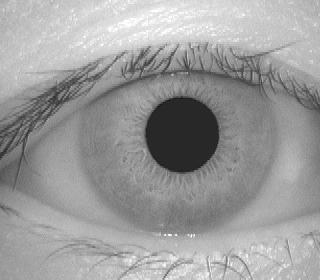
#> input picture CASIA1/1/001_1_1.jpg, 320 x 280 px
$ python -i verifier.py   (imports and definitions only)
#> lines starting #> are read from the running program, lines starting #| are printed output that depends on the picture; after the words box and inside, x2 and y2 are one past the last pixel; in counts of white or black regions, pixels touching at a corner belong together
#> further down, picture is the input picture: shape (280, 320); min 19, max 255, mean 155.9
from flask import Flask, request, jsonify
import cv2
import numpy as np
from skimage.filters import gabor

# [1 line not run here, left out]

# Helper to read and convert uploaded file to grayscale NumPy image
# [6 lines left out: function read_image_file, not called in this run]

# Segment the iris using Hough Circle Transform
def segment_iris(image):
    # Apply a median blur to reduce noise
    blurred = cv2.medianBlur(image, 5)
    # Use Hough Circle Transform to detect pupil
    pupil_circles = cv2.HoughCircles(
        blurred,
        cv2.HOUGH_GRADIENT,
        dp=1,
        minDist=200,
        param1=100,
        param2=30,
        minRadius=30,
        maxRadius=65
    )
#> pupil_circles = [[182.5, 133.5, 36.9]]
    # Create a mask for the detected pupil
    pupil_mask = np.zeros_like(image)
    if pupil_circles is not None:
        pupil_circles = np.uint16(np.around(pupil_circles))
#> pupil_circles = [[182, 134, 37]]
        for pupil_circle in pupil_circles[0, :]:
            pupil_center = (pupil_circle[0], pupil_circle[1])  # Circle center
            pupil_radius = pupil_circle[2]  # Circle radius
            cv2.circle(pupil_mask, pupil_center, pupil_radius, 255, -1)  # Draw filled circle on the mask
#> this loop made 1 pass
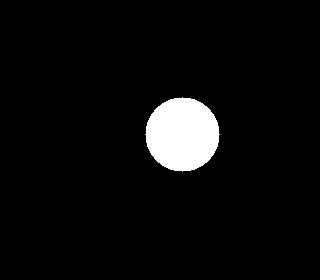
#> pupil_mask: shape (280, 320); 4.8% white; 1 white region, box (x1, y1, x2, y2) and area: (145, 97, 220, 172) 4293
    else:
        raise ValueError("Pupil not detected")
    # Create a mask for the iris
    iris_mask = np.zeros_like(image)
    iris_center = pupil_center
#> iris_center = (182, 134)
    iris_radius = pupil_radius + 20
#> iris_radius = 57
    cv2.circle(iris_mask, iris_center, iris_radius, 255, -1)
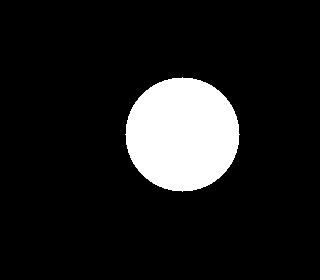
#> iris_mask: shape (280, 320); 11.4% white; 1 white region, box (x1, y1, x2, y2) and area: (125, 77, 240, 192) 10189
    # Create the concentric mask
    mask = iris_mask - pupil_mask
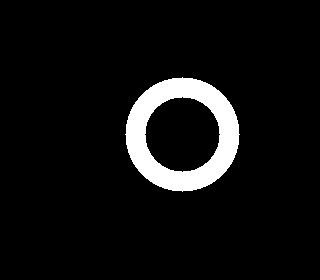
#> mask: shape (280, 320); 6.6% white; 1 white region, box (x1, y1, x2, y2) and area: (125, 77, 240, 192) 5896
    # Apply the mask to isolate the iris
    segmented_iris = cv2.bitwise_and(image, image, mask=mask)
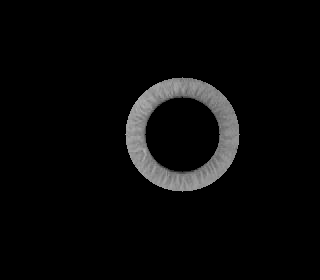
#> segmented_iris: shape (280, 320); min 0, max 181, mean 8.9
    return segmented_iris, pupil_center, pupil_radius, iris_center, iris_radius

# [69 lines left out: functions normalize_iris, encode_features, match_iris, match_images, not called in this run]

# [2 lines not run here, left out]

>>> import cv2
>>> picture = cv2.imread('CASIA1/1/001_1_1.jpg', cv2.IMREAD_GRAYSCALE)
>>> result = segment_iris(picture)
#> result = 5 items

$ run again, on CASIA1/1/001_1_2.jpg
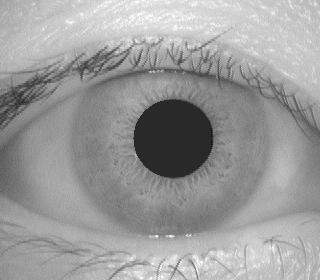
#> input picture CASIA1/1/001_1_2.jpg, 320 x 280 px
#> picture is the input picture: shape (280, 320); min 12, max 255, mean 155
#> in segment_iris, `pupil_circles = cv2.HoughCircles( blurred, cv2.HOUGH_GRADIENT, dp=1, m..`: pupil_circles = [[172.5, 137.5, 39.3]]
#> in segment_iris, `pupil_circles = np.uint16(np.around(pupil_circles))`: pupil_circles = [[172, 138, 39]]
#> the loop in segment_iris, `for pupil_circle in pupil_circles[0, :]:` made 1 pass
#> after the loop in segment_iris, `for pupil_circle in pupil_circles[0, :]:`:
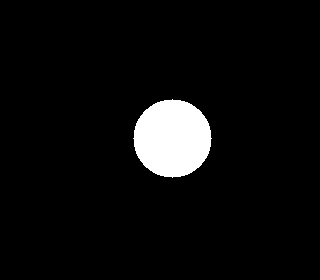
#> pupil_mask: shape (280, 320); 5.3% white; 1 white region, box (x1, y1, x2, y2) and area: (133, 99, 212, 178) 4777
#> iris_center = (172, 138)
#> iris_radius = 59
#> iris_mask: shape (280, 320); 12.2% white; 1 white region, box (x1, y1, x2, y2) and area: (113, 79, 232, 198) 10913
#> mask: shape (280, 320); 6.8% white; 1 white region, box (x1, y1, x2, y2) and area: (113, 79, 232, 198) 6136
#> in segment_iris, `segmented_iris = cv2.bitwise_and(image, image, mask=mask)`:
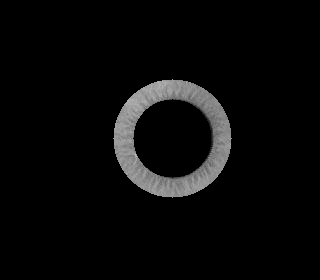
#> segmented_iris: shape (280, 320); min 0, max 189, mean 9.4
#> result = 5 items

$ run again, on CASIA1/1/001_1_3.jpg
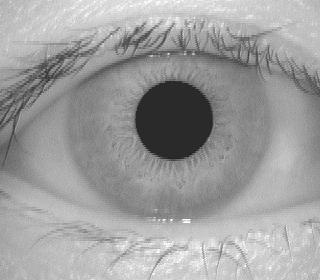
#> input picture CASIA1/1/001_1_3.jpg, 320 x 280 px
#> picture is the input picture: shape (280, 320); min 24, max 255, mean 158
#> in segment_iris, `pupil_circles = cv2.HoughCircles( blurred, cv2.HOUGH_GRADIENT, dp=1, m..`: pupil_circles = [[173.5, 119.5, 39.2]]
#> in segment_iris, `pupil_circles = np.uint16(np.around(pupil_circles))`: pupil_circles = [[174, 120, 39]]
#> the loop in segment_iris, `for pupil_circle in pupil_circles[0, :]:` made 1 pass
#> after the loop in segment_iris, `for pupil_circle in pupil_circles[0, :]:`:
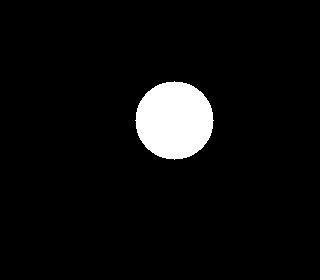
#> pupil_mask: shape (280, 320); 5.3% white; 1 white region, box (x1, y1, x2, y2) and area: (135, 81, 214, 160) 4777
#> iris_center = (174, 120)
#> iris_radius = 59
#> iris_mask: shape (280, 320); 12.2% white; 1 white region, box (x1, y1, x2, y2) and area: (115, 61, 234, 180) 10913
#> mask: shape (280, 320); 6.8% white; 1 white region, box (x1, y1, x2, y2) and area: (115, 61, 234, 180) 6136
#> in segment_iris, `segmented_iris = cv2.bitwise_and(image, image, mask=mask)`:
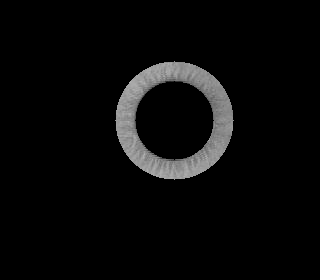
#> segmented_iris: shape (280, 320); min 0, max 180, mean 9.7
#> result = 5 items

$ run again, on CASIA1/1/001_2_2.jpg
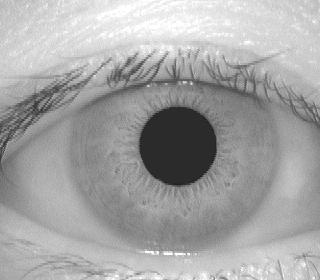
#> input picture CASIA1/1/001_2_2.jpg, 320 x 280 px
#> picture is the input picture: shape (280, 320); min 22, max 255, mean 164.6
#> in segment_iris, `pupil_circles = cv2.HoughCircles( blurred, cv2.HOUGH_GRADIENT, dp=1, m..`: pupil_circles = [[177.5, 144.5, 38.5]]
#> in segment_iris, `pupil_circles = np.uint16(np.around(pupil_circles))`: pupil_circles = [[178, 144, 38]]
#> the loop in segment_iris, `for pupil_circle in pupil_circles[0, :]:` made 1 pass
#> after the loop in segment_iris, `for pupil_circle in pupil_circles[0, :]:`:
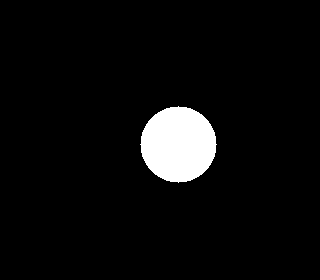
#> pupil_mask: shape (280, 320); 5% white; 1 white region, box (x1, y1, x2, y2) and area: (140, 106, 217, 183) 4513
#> iris_center = (178, 144)
#> iris_radius = 58
#> iris_mask: shape (280, 320); 11.8% white; 1 white region, box (x1, y1, x2, y2) and area: (120, 86, 237, 203) 10557
#> mask: shape (280, 320); 6.7% white; 1 white region, box (x1, y1, x2, y2) and area: (120, 86, 237, 203) 6044
#> in segment_iris, `segmented_iris = cv2.bitwise_and(image, image, mask=mask)`:
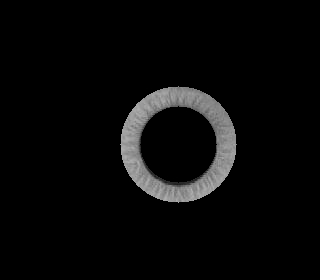
#> segmented_iris: shape (280, 320); min 0, max 180, mean 9.3
#> result = 5 items
